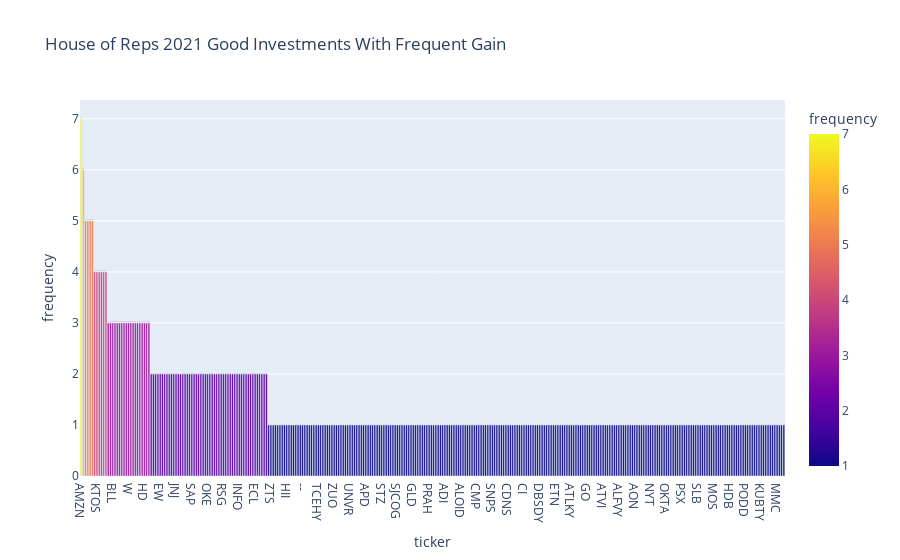

Here is the notebook cell this chart was saved with:
### Code cell
#import House_Good_Investments_Sorted.csv as dfhgcc
#INSEERT PD DATA READ HERE
houseGoodInvestmentsFig = px.bar(dfhgcc, x='ticker', y='frequency', title='House of Reps 2021 Good Investments With Frequent Gain', color="frequency", text_auto='.2s')
houseGoodInvestmentsFig

### Figure 1 — Plotly figure (JSON) as saved in the notebook; plotly's stock layout.template omitted (floating-point values rounded to 4 significant figures; data arrays with more than 128 entries replaced by an {"elided": "..."} marker saying what was removed)
{"data": [{"alignmentgroup": "True", "hovertemplate": "ticker=%{x}<br>frequency=%{marker.color}<extra></extra>", "legendgroup": "", "marker": {"color": {"elided": "312 int values"}, "coloraxis": "coloraxis", "pattern": {"shape": ""}}, "name": "", "offsetgroup": "", "orientation": "v", "showlegend": false, "textposition": "auto", "texttemplate": "%{y:.2s}", "type": "bar", "x": {"elided": "312 str values"}, "xaxis": "x", "y": {"elided": "312 int values"}, "yaxis": "y"}], "layout": {"barmode": "relative", "coloraxis": {"colorbar": {"title": {"text": "frequency"}}, "colorscale": [[0, "#0d0887"], [0.1111, "#46039f"], [0.2222, "#7201a8"], [0.3333, "#9c179e"], [0.4444, "#bd3786"], [0.5556, "#d8576b"], [0.6667, "#ed7953"], [0.7778, "#fb9f3a"], [0.8889, "#fdca26"], [1, "#f0f921"]]}, "legend": {"tracegroupgap": 0}, "title": {"text": "House of Reps 2021 Good Investments With Frequent Gain"}, "xaxis": {"anchor": "y", "domain": [0, 1], "title": {"text": "ticker"}}, "yaxis": {"anchor": "x", "domain": [0, 1], "title": {"text": "frequency"}}}}
